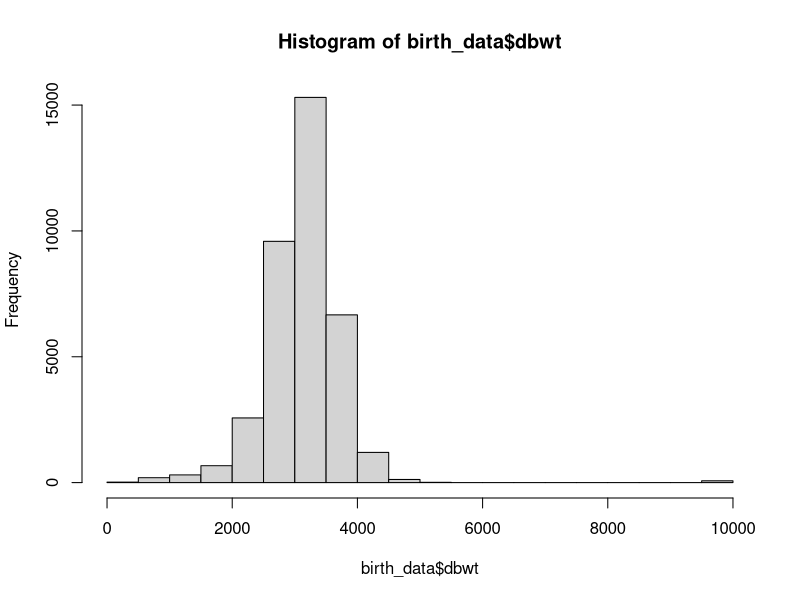

The R source for this figure: (Note: this script raises an error after producing the figure.)
## ---- chunk 1
set.seed(100)
## ---- chunk 2
##BirthData <- read.csv(file="natlterr2015.csv", header=TRUE, sep=",")
birth_data <- read.csv(file="natlterr2015_cleaned.csv", header=TRUE, sep=",")
## ---- chunk 3
babyID <- birth_data$X
birthweight <- birth_data$dbwt
gestational_age <- birth_data$combgest
sex <- birth_data$sex
county <- birth_data$cig_rec
birth_month <- birth_data$dob_mm
## ---- chunk 4
max(birth_data$dbwt)  #9999
min(birth_data$dbwt)  ##227
## ---- chunk 5
hist(birth_data$dbwt)
## ---- chunk 6
median(birth_data$dbwt)       #3147
## ---- chunk 7
males <- birth_data[birth_data$sex == 'M',]  ##18903
females <- birth_data[birth_data$sex == 'F',]  ##17821
## ---- chunk 8
five_percent_male <- sample_n(males, 18903 * .05, replace = F)
five_percent_females <- sample_n(females, 18903 * .05, replace = F)

View(five_percent_male)
View(five_percent_females)
## ---- chunk 9
##SCRATCH WORK CELL
birth_data$sex2 = birth_data$sex
##birth_data$genderstrat <- cut(birth_data$sex, 2, labels = c("Male", "Female"))

birth_data$sex2=as.factor(birth_data$sex2)
levels(birth_data$sex2)[levels(birth_data$sex2)=="M"] <-"1"
levels(birth_data$sex2)[levels(birth_data$sex2)=="F"] <-"0"
birth_data$sex2 = as.numeric(birth_data$sex2)  ##change the 1's and 0's to numeric type to be able to use cut
birth_data$sexstrata <- cut(birth_data$sex2, 2, labels = c("Male", "Female"))
cut(birth_data$sex2, 2, labels = c("Male", "Female"))
